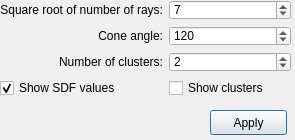
<ui version="4.0" >
 <class>Mesh_segmentation_dialog</class>
 <widget class="QDialog" name="Mesh_segmentation_dialog" >
  <property name="windowModality" >
   <enum>Qt::NonModal</enum>
  </property>
  <property name="geometry" >
   <rect>
    <x>0</x>
    <y>0</y>
    <width>295</width>
    <height>140</height>
   </rect>
  </property>
  <property name="windowTitle" >
   <string>Mesh segmentation parameters</string>
  </property>
  <property name="modal" >
   <bool>true</bool>
  </property>
  <widget class="QPushButton" name="Apply_button" >
   <property name="geometry" >
    <rect>
     <x>210</x>
     <y>110</y>
     <width>77</width>
     <height>25</height>
    </rect>
   </property>
   <property name="text" >
    <string>Apply</string>
   </property>
  </widget>
  <widget class="QWidget" name="layoutWidget" >
   <property name="geometry" >
    <rect>
     <x>0</x>
     <y>0</y>
     <width>291</width>
     <height>98</height>
    </rect>
   </property>
   <layout class="QGridLayout" >
    <item row="0" column="1" >
     <widget class="QSpinBox" name="Number_of_rays_spin_box" >
      <property name="value" >
       <number>7</number>
      </property>
     </widget>
    </item>
    <item row="2" column="1" >
     <widget class="QSpinBox" name="Number_of_clusters_spin_box" >
      <property name="value" >
       <number>2</number>
      </property>
     </widget>
    </item>
    <item row="2" column="0" >
     <widget class="QLabel" name="Number_of_clusters_label" >
      <property name="text" >
       <string>Number of clusters:</string>
      </property>
      <property name="alignment" >
       <set>Qt::AlignRight|Qt::AlignTrailing|Qt::AlignVCenter</set>
      </property>
     </widget>
    </item>
    <item row="0" column="0" >
     <widget class="QLabel" name="Number_of_rays_label" >
      <property name="text" >
       <string>Square root of number of rays:</string>
      </property>
      <property name="alignment" >
       <set>Qt::AlignRight|Qt::AlignTrailing|Qt::AlignVCenter</set>
      </property>
     </widget>
    </item>
    <item row="1" column="0" >
     <widget class="QLabel" name="Cone_angle_label" >
      <property name="text" >
       <string>Cone angle:</string>
      </property>
      <property name="alignment" >
       <set>Qt::AlignRight|Qt::AlignTrailing|Qt::AlignVCenter</set>
      </property>
     </widget>
    </item>
    <item row="1" column="1" >
     <widget class="QSpinBox" name="Cone_angle_spin_box" >
      <property name="maximum" >
       <number>180</number>
      </property>
      <property name="value" >
       <number>120</number>
      </property>
     </widget>
    </item>
    <item row="3" column="0" >
     <widget class="QCheckBox" name="Show_sdf_values_check_box" >
      <property name="text" >
       <string>Show SDF values</string>
      </property>
      <property name="checked" >
       <bool>true</bool>
      </property>
     </widget>
    </item>
    <item row="3" column="1" >
     <widget class="QCheckBox" name="Show_clusters_check_box" >
      <property name="text" >
       <string>Show clusters</string>
      </property>
     </widget>
    </item>
   </layout>
  </widget>
 </widget>
 <resources/>
 <connections/>
</ui>
